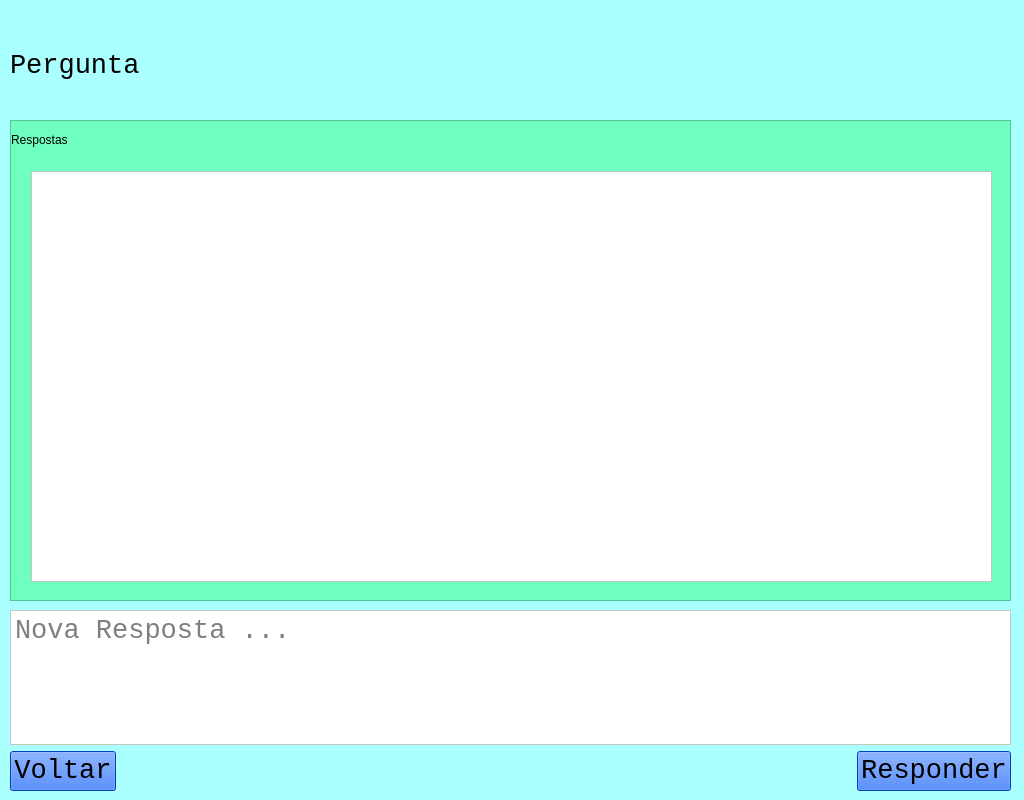
<?xml version="1.0" encoding="UTF-8"?>
<ui version="4.0">
 <class>MainWindow</class>
 <widget class="QMainWindow" name="MainWindow">
  <property name="geometry">
   <rect>
    <x>0</x>
    <y>0</y>
    <width>1024</width>
    <height>800</height>
   </rect>
  </property>
  <property name="font">
   <font>
    <family>Consolas</family>
    <pointsize>20</pointsize>
   </font>
  </property>
  <property name="windowTitle">
   <string>Help System</string>
  </property>
  <property name="styleSheet">
   <string notr="true">background-color: rgb(170, 255, 255);</string>
  </property>
  <widget class="QWidget" name="centralwidget">
   <widget class="QWidget" name="verticalLayoutWidget">
    <property name="geometry">
     <rect>
      <x>10</x>
      <y>10</y>
      <width>1001</width>
      <height>111</height>
     </rect>
    </property>
    <layout class="QVBoxLayout" name="verticalLayout">
     <item>
      <widget class="QLabel" name="label_pergunta">
       <property name="font">
        <font>
         <family>Consolas</family>
         <pointsize>20</pointsize>
         <weight>50</weight>
         <italic>false</italic>
         <bold>false</bold>
        </font>
       </property>
       <property name="styleSheet">
        <string notr="true">font: 16pt &quot;Consolas&quot;;</string>
       </property>
       <property name="text">
        <string>Pergunta</string>
       </property>
      </widget>
     </item>
    </layout>
   </widget>
   <widget class="QWidget" name="verticalLayoutWidget_2">
    <property name="geometry">
     <rect>
      <x>10</x>
      <y>610</y>
      <width>1001</width>
      <height>181</height>
     </rect>
    </property>
    <layout class="QVBoxLayout" name="verticalLayout_2">
     <item>
      <widget class="QTextEdit" name="text_edit_resposta">
       <property name="font">
        <font>
         <family>Consolas</family>
         <pointsize>20</pointsize>
         <weight>50</weight>
         <italic>false</italic>
         <bold>false</bold>
        </font>
       </property>
       <property name="styleSheet">
        <string notr="true">background-color: rgb(255, 255, 255);
                    font: 20pt &quot;Consolas&quot;;
            </string>
       </property>
       <property name="placeholderText">
        <string>Nova Resposta ...</string>
       </property>
      </widget>
     </item>
     <item>
      <layout class="QHBoxLayout" name="horizontalLayout">
       <item>
        <widget class="QPushButton" name="button_voltar">
         <property name="font">
          <font>
           <family>Consolas</family>
           <pointsize>20</pointsize>
           <weight>50</weight>
           <italic>false</italic>
           <bold>false</bold>
          </font>
         </property>
         <property name="styleSheet">
          <string notr="true">background-color: rgb(0, 85, 255);
                    font: 20pt &quot;Consolas&quot;;
            </string>
         </property>
         <property name="text">
          <string>Voltar</string>
         </property>
        </widget>
       </item>
       <item>
        <spacer name="horizontalSpacer">
         <property name="orientation">
          <enum>Qt::Horizontal</enum>
         </property>
         <property name="sizeHint" stdset="0">
          <size>
           <width>40</width>
           <height>20</height>
          </size>
         </property>
        </spacer>
       </item>
       <item>
        <widget class="QPushButton" name="button_responder">
         <property name="font">
          <font>
           <family>Consolas</family>
           <pointsize>20</pointsize>
           <weight>50</weight>
           <italic>false</italic>
           <bold>false</bold>
          </font>
         </property>
         <property name="styleSheet">
          <string notr="true">background-color: rgb(0, 85, 255);
                    font: 20pt &quot;Consolas&quot;;
            </string>
         </property>
         <property name="text">
          <string>Responder</string>
         </property>
        </widget>
       </item>
      </layout>
     </item>
    </layout>
   </widget>
   <widget class="QScrollArea" name="scrollArea">
    <property name="geometry">
     <rect>
      <x>10</x>
      <y>120</y>
      <width>1001</width>
      <height>481</height>
     </rect>
    </property>
    <property name="styleSheet">
     <string notr="true">background-color: rgb(110, 255, 190);</string>
    </property>
    <property name="widgetResizable">
     <bool>true</bool>
    </property>
    <widget class="QWidget" name="scrollAreaWidgetContents_2">
     <property name="geometry">
      <rect>
       <x>0</x>
       <y>0</y>
       <width>999</width>
       <height>479</height>
      </rect>
     </property>
     <widget class="QListWidget" name="list_view_respostas">
      <property name="geometry">
       <rect>
        <x>20</x>
        <y>50</y>
        <width>961</width>
        <height>411</height>
       </rect>
      </property>
      <property name="font">
       <font>
        <family>Consolas</family>
        <pointsize>20</pointsize>
        <weight>50</weight>
        <italic>false</italic>
        <bold>false</bold>
       </font>
      </property>
      <property name="styleSheet">
       <string notr="true">background-color: rgb(255, 255, 255);
                font: 20pt &quot;Consolas&quot;;
        </string>
      </property>
     </widget>
     <widget class="QLabel" name="label_respostas">
      <property name="geometry">
       <rect>
        <x>0</x>
        <y>0</y>
        <width>999</width>
        <height>38</height>
       </rect>
      </property>
      <property name="styleSheet">
       <string notr="true">font: 20pt &quot;Consolas&quot;;</string>
      </property>
      <property name="text">
       <string>Respostas</string>
      </property>
     </widget>
    </widget>
   </widget>
  </widget>
 </widget>
 <resources/>
 <connections/>
</ui>
